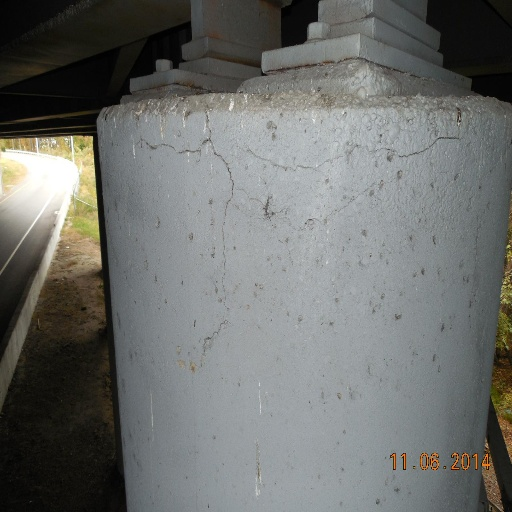
#> input picture image_matching_and_alignment/data/sample/image_1_cracked.jpeg, 512 x 512 px, given in place of cropped_base close elongation.png, which was not available
$ python run_quantify_mask_image_to_image.py
#> lines starting #> are read from the running program, lines starting #| are printed output that depends on the picture; after the words box and inside, x2 and y2 are one past the last pixel; in counts of white or black regions, pixels touching at a corner belong together; pictures that were not available may be replaced by others from this repository, and a replacement may not be noted
#> in quantify_mask, image is the input picture: shape (512, 512, 3); mean B, G, R 108.3, 110.8, 109.1
### quantify_masks/quantify_mask_video_to_video.py
# -*- coding: utf-8 -*-
"""
Created on Mon May 24 16:07:24 2021

@author: Admin
"""

import cv2
import numpy as np
import os
import math
from PIL import Image

# [34 lines left out: functions resize_image, convert_HSV, not called in this run]

def mask_detection(image, image_path):
    original = image
    # [14 lines of commented-out code are left out]
    hsv = cv2.cvtColor(image, cv2.COLOR_BGR2HSV)
#> hsv: shape (512, 512, 3); mean H, S, V 68.1, 30.6, 113.5
    hsv_min = np.array([100,60,60])
    hsv_max = np.array([130,255,225])

    # create the mask using the colors
    mask = cv2.inRange(hsv, hsv_min, hsv_max)
#> mask: shape (512, 512); every value is 0

    # erode and then dialiate to remove noise
    kernel = np.ones((2,2),np.uint8)
    erosion = cv2.erode(mask,kernel,iterations = 1)
    dialated_mask = cv2.dilate(erosion,kernel,iterations = 1)

    # get the pixel area of the mask
    area = np.sum(mask)/255
#> area = 0

    # make the result of the dialated mask on the image.
    result = cv2.bitwise_and(image, image, mask=mask)
#> result: shape (512, 512, 3); every value is 0

    # [7 lines of commented-out code are left out]
    folder, file = os.path.split(image_path)
    file, extension = file.split('.')
    newIm = np.hstack((original, result))
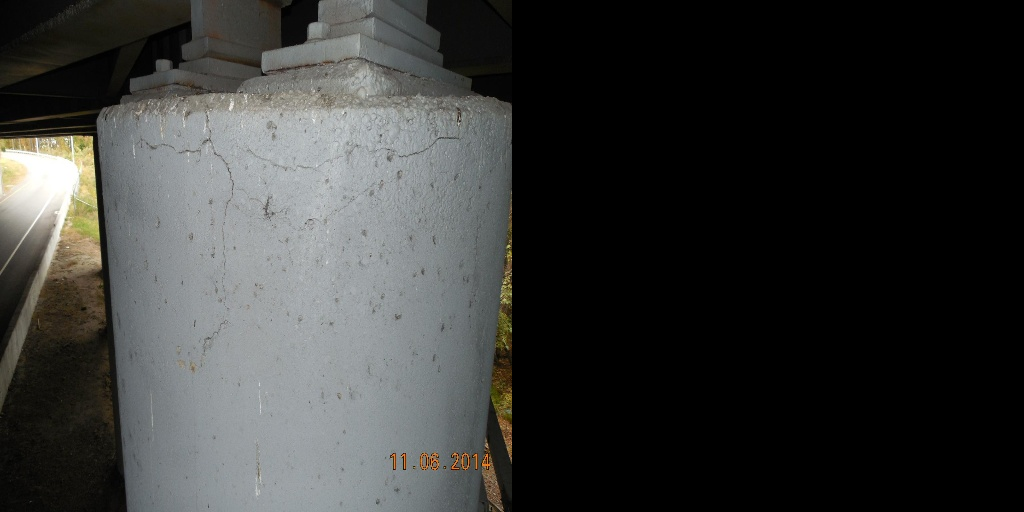
#> newIm: shape (512, 1024, 3); mean B, G, R 54.1, 55.4, 54.5
    cv2.imwrite("./combined_result" + "." + extension, newIm)

    print('area in pixels: ' + str(area))
#| area in pixels: 0.0
    return area

def quantify_mask(image_path):
    # assuming that we have masked the spalling to a known pixel color
    # assuming that we have a known laser offset.
    # assuming that we have a workable laser color HSV range

    # print('laser offset: ' + str(laser_offset))
    # path1 = 'D://' + 'Pink_spalling.png'
    image = cv2.imread(image_path)
    resized_image = image
    # cv2.imshow('blurred',resized_image)
    # cv2.waitKey(0)
    area_in_pixels = mask_detection(resized_image, image_path)
#> area_in_pixels = 0

    print('The area size is approximately: ' + str(area_in_pixels))
#| The area size is approximately: 0.0

    return area_in_pixels

### quantify_masks/run_quantify_mask_image_to_image.py
# -*- coding: utf-8 -*-
"""
Created on Mon May 24 16:31:18 2021

@author: Admin
"""
import os
import pandas as pd
import cv2
from quantify_mask_video_to_video import quantify_mask

folder = './DATA/close elongation no context/'
target_image_path = folder + '/target/cropped_base close elongation.png'
sample_image_dir = folder + '/sample/'
inspection_name = 'close elongation no context'
count = 0
sample_list = []
target_list = []
count_list = []
dict_output_error = {}

#> (the run stopped early here; a loop or call above may not have finished)

$ run again, on img_1.jpeg
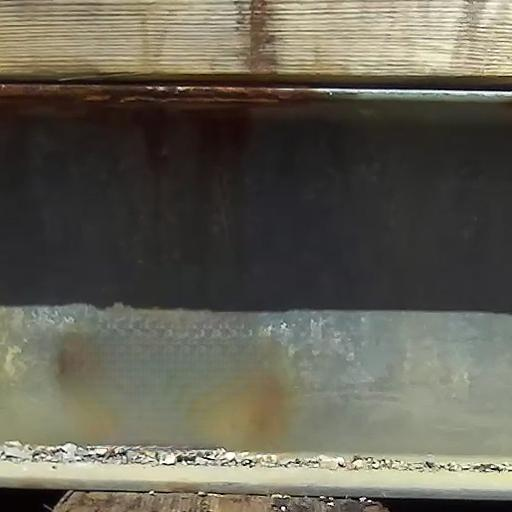
#> input picture img_1.jpeg, 512 x 512 px, given in place of cropped_base close elongation.png, which was not available
#> in quantify_mask, image is the input picture: shape (512, 512, 3); mean B, G, R 84.6, 96.7, 99.6
#> hsv: shape (512, 512, 3); mean H, S, V 39.5, 44.8, 101.4
#> mask: shape (512, 512); every value is 0
#> area = 0
#> result: shape (512, 512, 3); every value is 0
#> in mask_detection, `newIm = np.hstack((original, result))`:
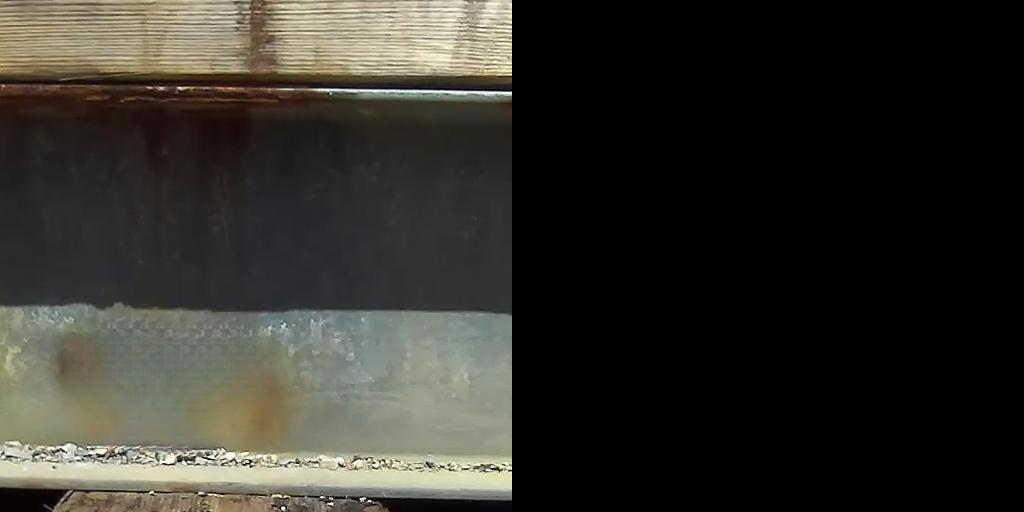
#> newIm: shape (512, 1024, 3); mean B, G, R 42.3, 48.4, 49.8
#| area in pixels: 0.0
#| The area size is approximately: 0.0

$ run again, on image_matching_and_alignment/image_1_cracked_0.0_overlay_average.png
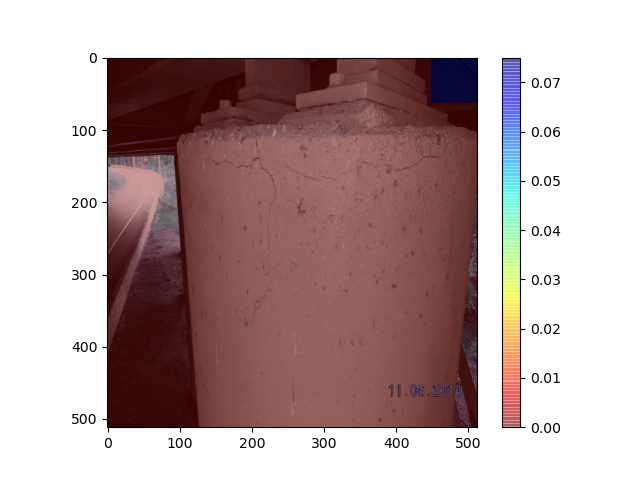
#> input picture image_matching_and_alignment/image_1_cracked_0.0_overlay_average.png, 640 x 480 px, given in place of cropped_base close elongation.png, which was not available
#> in quantify_mask, image is the input picture: shape (480, 640, 3); mean B, G, R 166.4, 166.7, 187.9
#> hsv: shape (480, 640, 3); mean H, S, V 18.5, 58.7, 189.6
#> in mask_detection, `mask = cv2.inRange(hsv, hsv_min, hsv_max)`:
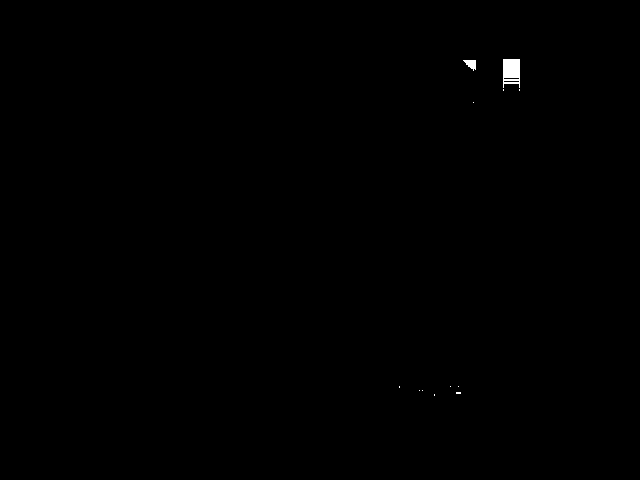
#> mask: shape (480, 640); 0.17% white; 12 white regions (10 under 20 px), largest, box (x1, y1, x2, y2) and area: (503, 59, 520, 88) 403, (463, 60, 476, 71) 86
#> erosion: shape (480, 640); 0.13% white; 5 white regions (3 under 20 px), largest, box (x1, y1, x2, y2) and area: (504, 60, 520, 78) 288, (465, 61, 476, 69) 62
#> dialated_mask: shape (480, 640); 0.16% white; 5 white regions (1 under 20 px), largest, box (x1, y1, x2, y2) and area: (504, 60, 521, 79) 323, (465, 61, 477, 70) 82, (504, 80, 521, 82) 34, (504, 83, 521, 85) 34
#> area = 512
#> in mask_detection, `newIm = np.hstack((original, result))`:
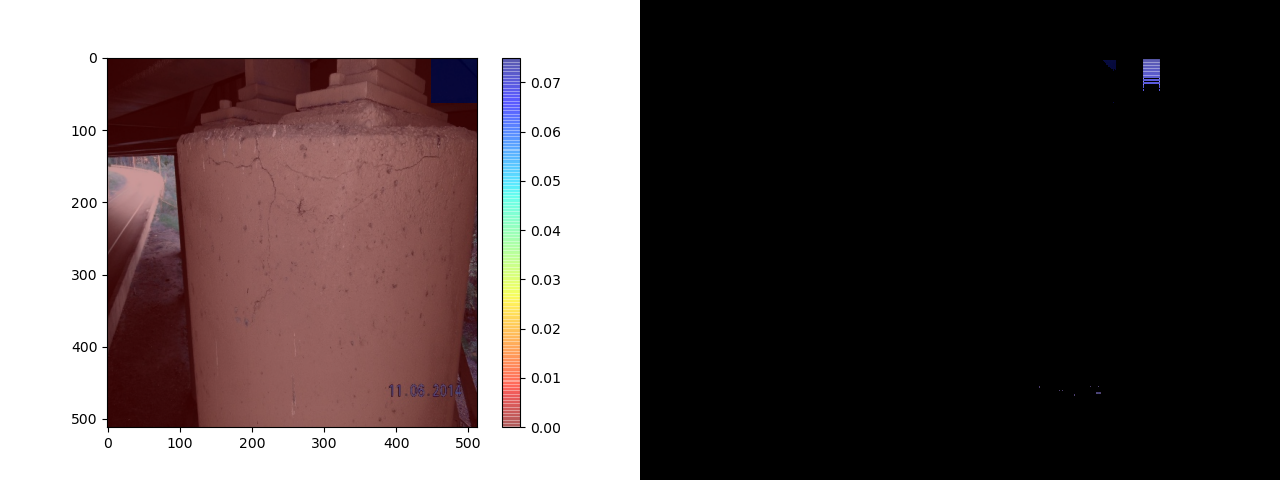
#> newIm: shape (480, 1280, 3); mean B, G, R 83.3, 83.4, 94
#| area in pixels: 512.0
#| The area size is approximately: 512.0
